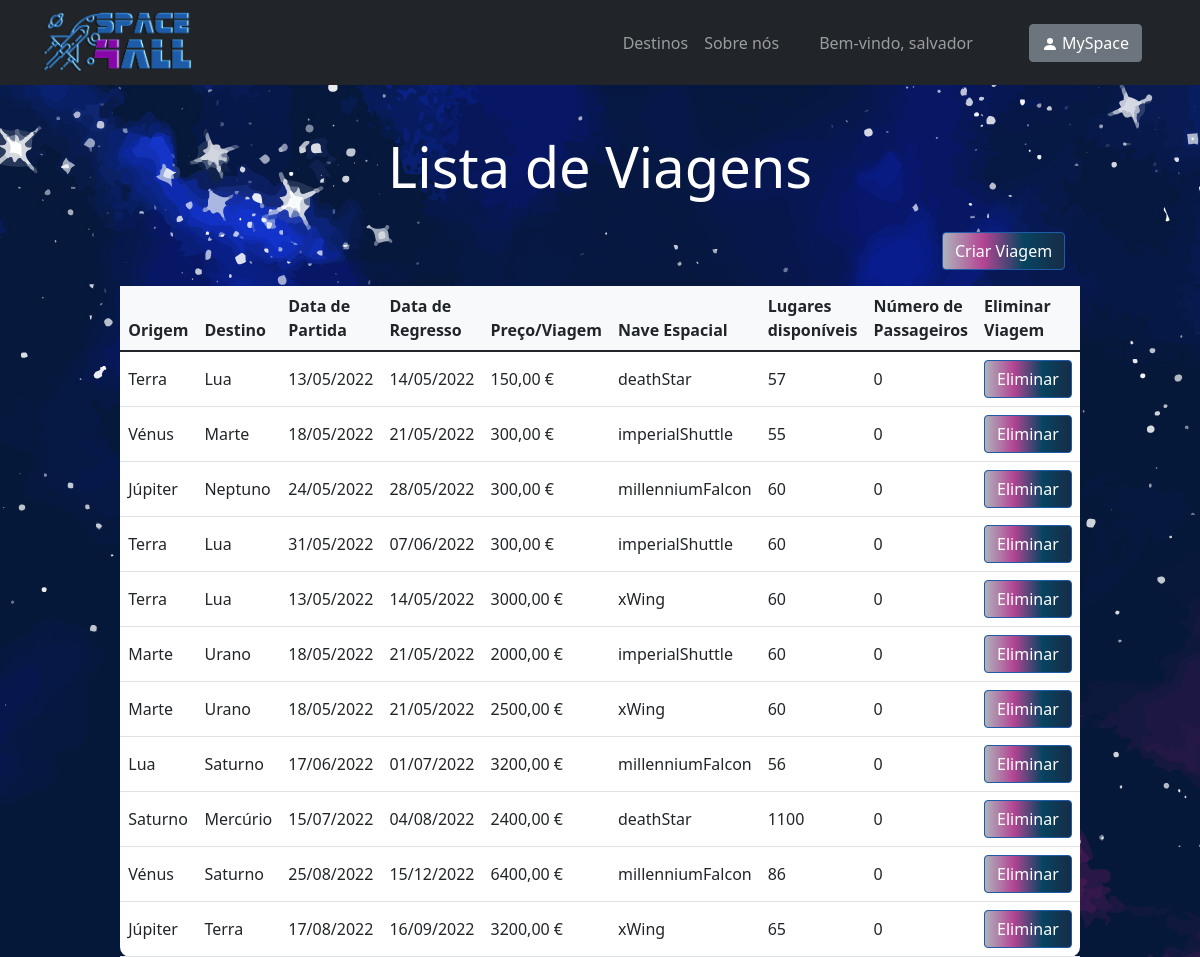
Screenshot of /trip-list (signed in) with the database file from the repository.
### space_trip/models.py (models this page shows)
class Trip(models.Model):
 origin = models.CharField(max_length=50)
 destination = models.CharField(max_length=50)
 departure_date = models.DateTimeField('departure_date')
 return_date = models.DateTimeField('return_date')
 price = models.IntegerField(default=600)
 spaceship = models.CharField(max_length=50)
 available_seats = models.IntegerField(default=60)
 number_of_passengers = models.IntegerField(default=0)

### space_trip/views.py (the view)
# urls.py: path("trip-list", views.tripList, name="trip-list"),
def tripList(request):
    trip_list = Trip.objects.all()
    return render(request, 'space_trip/trip-list.html', {'trip_list': trip_list})

### space_trip/templates/space_trip/trip-list.html (shortened to what this page needs)
{% extends "./index.html" %}
{% load static %}
{% block body %}
<div>
      <br><br>
       <h1 style="color: white; text-align: center;" class="glow display-4">Lista de Viagens</h1>
      <br>
      <a href="{% url 'space_trip:trip-management' %}"><button class="btn btn-primary btn-block fa-lg gradient-custom-2 mb-3" style="position: relative; left: 78.5%">Criar Viagem</button></a>
      <br>
      {% if trip_list %}
          <table class="table align-middle mb-0 bg-white w-75" style="border-radius: 10px; margin-left: auto; margin-right: auto;">
            <thead class="bg-light">
              <tr>
                <th>Origem</th>
                <th>Destino</th>
                <th>Data de Partida</th>
                <th>Data de Regresso</th>
                <th>Preço/Viagem</th>
                <th>Nave Espacial</th>
                <th>Lugares disponíveis</th>
                <th>Número de Passageiros</th>
                <th>Eliminar Viagem</th>
              </tr>
            </thead>
            <tbody>
            {% for trip in trip_list %}
                  <tr>
                    <td>
                        {{ trip.origin }}
                    </td>
                    <td>
                        {{ trip.destination }}
                    </td>
                    <td>
                        {{ trip.departure_date|date:"d/m/Y" }}
                    </td>
                    <td>
                        {{ trip.return_date|date:"d/m/Y" }}
                    </td>
                    <td>
                        {{ trip.price }},00 €
                    </td>
                    <td>
                        {{ trip.spaceship }}
                    </td>
                    <td>
                        {{ trip.available_seats }}
                    </td>
                    <td>
                        {{ trip.number_of_passengers }}
                    </td>
                    <td>
                        <form action="{% url 'space_trip:deleteTrip' trip.id %}" method="get" onSubmit="return confirm('Tem a certeza de que deseja eliminar a viagem?')">
                            <input class="btn btn-primary btn-block fa-lg gradient-custom-2" type="submit" value="Eliminar" />
                        </form>
                    </td>
                  </tr>
                {% endfor %}
            </tbody>
          </table>
    {% else %}
        <h1 style="color: white; text-align: center;" class="glow display-4">Não existem viagens disponíveis</h1>
    {% endif %}
</div>
{% endblock %}

### space_trip/templates/space_trip/index.html (shortened to what this page needs)
<!DOCTYPE html>
<html lang="pt">
<head>
    {% load static %}
    <link rel="stylesheet" type="text/css" href="{% static 'space_trip/css/bootstrap.css' %}">
</head>
{% block navbar %}
<nav id="navbar_top" class="navbar navbar-expand-lg navbar-dark bg-dark">
    <div class="container">
        <a class="navbar-brand me-2" href="{% url 'space_trip:index' %}">
            <img src="{% static 'spicy space/Space4All - effects.png' %}" height="60px" alt="Logo"
                 loading="lazy" style="margin-top: -1px;"/>
        </a>
        <div class="collapse navbar-collapse" id="navbarButtonsExample">
            <div class="mx-5">
                <ul class="navbar-nav" style="position: relative;">
                    <li class="nav-item">
                        <a class="nav-link" href="{% url 'space_trip:destinations' %}">Destinos</a>
                    </li>
                    <li class="nav-item">
                        <a class="nav-link" href="{% url 'space_trip:about-us' %}">Sobre nós</a>
                    </li>
                    {% if request.user.is_authenticated %}
                    <li class="ms-4 nav-item glow">
                        <a class="nav-link">Bem-vindo, {{request.user.username}}</a>
                    </li>
                    {% endif %}
                </ul>
            </div>
            <div class="d-flex align-items-center">
                {% if request.user.is_authenticated %}
                    <a type="button" class="btn btn-secondary me-3" href="{% url 'space_trip:profile' %}">
                        <svg xmlns="http://www.w3.org/2000/svg" width="16" height="16" fill="currentColor" class="bi bi-person-fill" viewBox="0 0 16 16">
                            <path d="M3 14s-1 0-1-1 1-4 6-4 6 3 6 4-1 1-1 1H3zm5-6a3 3 0 1 0 0-6 3 3 0 0 0 0 6z"/>
                        </svg>
                        MySpace
                    </a>
                {% endif %}
            </div>
        </div>
    </div>
</nav>
{% endblock %}
{% block body %}{% endblock %}
</html>

### space_trip/templates/space_trip/index.html (style rules this page uses)
.glow { color: #fff; text-align: left; animation: glow 1s ease-in-out infinite alternate; }

### rows the page displays
Trip: origin "Terra", destination "Lua", departure_date "13/05/2022", return_date "14/05/2022", price "150", spaceship "deathStar", available_seats "57", number_of_passengers "0"
Trip: origin "Vénus", destination "Marte", departure_date "18/05/2022", return_date "21/05/2022", price "300", spaceship "imperialShuttle", available_seats "55", number_of_passengers "0"
Trip: origin "Júpiter", destination "Neptuno", departure_date "24/05/2022", return_date "28/05/2022", price "300", spaceship "millenniumFalcon", available_seats "60", number_of_passengers "0"
Trip: origin "Terra", destination "Lua", departure_date "31/05/2022", return_date "07/06/2022", price "300", spaceship "imperialShuttle", available_seats "60", number_of_passengers "0"
Trip: origin "Terra", destination "Lua", departure_date "13/05/2022", return_date "14/05/2022", price "3000", spaceship "xWing", available_seats "60", number_of_passengers "0"
Trip: origin "Marte", destination "Urano", departure_date "18/05/2022", return_date "21/05/2022", price "2000", spaceship "imperialShuttle", available_seats "60", number_of_passengers "0"
Trip: origin "Marte", destination "Urano", departure_date "18/05/2022", return_date "21/05/2022", price "2500", spaceship "xWing", available_seats "60", number_of_passengers "0"
Trip: origin "Lua", destination "Saturno", departure_date "17/06/2022", return_date "01/07/2022", price "3200", spaceship "millenniumFalcon", available_seats "56", number_of_passengers "0"
Trip: origin "Saturno", destination "Mercúrio", departure_date "15/07/2022", return_date "04/08/2022", price "2400", spaceship "deathStar", available_seats "1100", number_of_passengers "0"
Trip: origin "Vénus", destination "Saturno", departure_date "25/08/2022", return_date "15/12/2022", price "6400", spaceship "millenniumFalcon", available_seats "86", number_of_passengers "0"
Trip: origin "Júpiter", destination "Terra", departure_date "17/08/2022", return_date "16/09/2022", price "3200", spaceship "xWing", available_seats "65", number_of_passengers "0"

### other values shown
{{ request.user.username }} "salvador"
